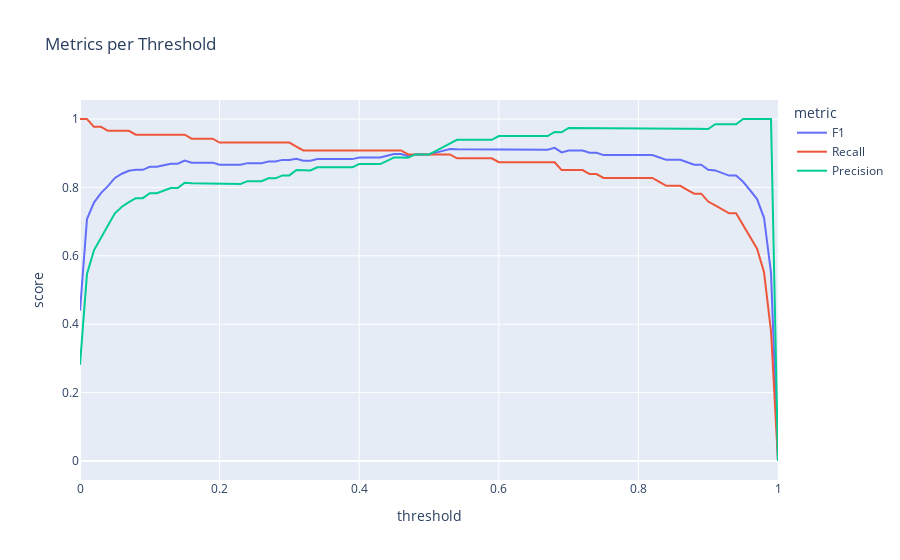

The cell this chart's notebook holds for it:
### Markdown cell above
## Threshold Analysis & Evaluation

### Code cell
thresholds = np.arange(0, 1.01, 0.01)

rcs, prs, f1s = evaluate_thresholds(thresholds, y_test, test_preds, plot=True)
